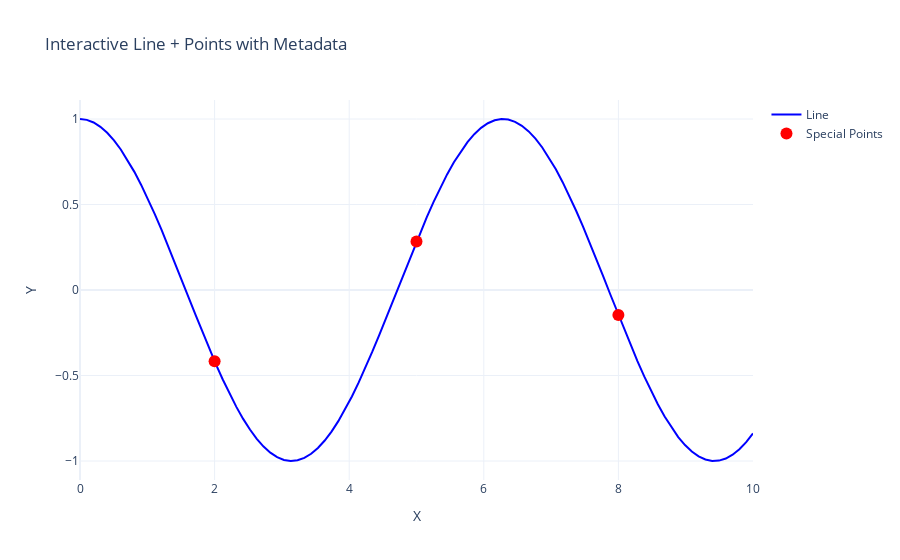

Notebook source saved alongside this figure:
### Code cell
# Use this for interactive spectrum visualizer
import plotly.graph_objects as go
import numpy as np

# Line data
x = np.linspace(0, 10, 100)
y = np.cos(x)

# Special points
special_x = [2, 5, 8]
special_y = np.cos(special_x)

# Arbitrary metadata for each point
ids = [101, 102, 103]
comments = ["First peak", "Zero crossing", "Trough"]

# Create figure
fig = go.Figure()

# Add line
fig.add_trace(go.Scatter(
    x=x, y=y,
    mode="lines",
    name="Line",
    line=dict(color="blue")
))

# Add special points with custom metadata in hover
fig.add_trace(go.Scatter(
    x=special_x, 
    y=special_y,
    mode="markers",
    name="Special Points",
    marker=dict(color="red", size=12, symbol="circle"),
    customdata=np.array([ids, comments]).T,  # attach arbitrary columns
    hovertemplate=(
        "x=%{x:.2f}<br>"
        "y=%{y:.2f}<br>"
        "ID=%{customdata[0]}<br>"
        "Note=%{customdata[1]}<extra></extra>"
    )
))

# Layout
fig.update_layout(
    title="Interactive Line + Points with Metadata",
    xaxis_title="X",
    yaxis_title="Y",
    template="plotly_white"
)

fig.show()

### Figure 1 — Plotly figure (JSON) as saved in the notebook; plotly's stock layout.template omitted (floating-point values rounded to 4 significant figures)
{"data": [{"line": {"color": "blue"}, "mode": "lines", "name": "Line", "type": "scatter", "x": [0, 0.101, 0.202, 0.303, 0.404, 0.5051, 0.6061, 0.7071, 0.8081, 0.9091, 1.01, 1.111, 1.212, 1.313, 1.414, 1.515, 1.616, 1.717, 1.818, 1.919, 2.02, 2.121, 2.222, 2.323, 2.424, 2.525, 2.626, 2.727, 2.828, 2.929, 3.03, 3.131, 3.232, 3.333, 3.434, 3.535, 3.636, 3.737, 3.838, 3.939, 4.04, 4.141, 4.242, 4.343, 4.444, 4.545, 4.646, 4.747, 4.848, 4.949, 5.051, 5.152, 5.253, 5.354, 5.455, 5.556, 5.657, 5.758, 5.859, 5.96, 6.061, 6.162, 6.263, 6.364, 6.465, 6.566, 6.667, 6.768, 6.869, 6.97, 7.071, 7.172, 7.273, 7.374, 7.475, 7.576, 7.677, 7.778, 7.879, 7.98, 8.081, 8.182, 8.283, 8.384, 8.485, 8.586, 8.687, 8.788, 8.889, 8.99, 9.091, 9.192, 9.293, 9.394, 9.495, 9.596, 9.697, 9.798, 9.899, 10], "y": [1, 0.9949, 0.9797, 0.9544, 0.9195, 0.8752, 0.8219, 0.7603, 0.6909, 0.6145, 0.5318, 0.4437, 0.351, 0.2548, 0.156, 0.05562, -0.04535, -0.1459, -0.2449, -0.3414, -0.4344, -0.523, -0.6063, -0.6834, -0.7536, -0.816, -0.8701, -0.9154, -0.9513, -0.9775, -0.9938, -0.9999, -0.9959, -0.9817, -0.9575, -0.9235, -0.8801, -0.8277, -0.7669, -0.6983, -0.6225, -0.5405, -0.4529, -0.3606, -0.2647, -0.1662, -0.06588, 0.03508, 0.1357, 0.2349, 0.3317, 0.4251, 0.5143, 0.5981, 0.6759, 0.7468, 0.81, 0.865, 0.9112, 0.9481, 0.9753, 0.9926, 0.9998, 0.9968, 0.9836, 0.9604, 0.9274, 0.8849, 0.8334, 0.7735, 0.7056, 0.6306, 0.5491, 0.462, 0.3702, 0.2746, 0.1763, 0.07613, -0.0248, -0.1255, -0.2249, -0.322, -0.4158, -0.5054, -0.5898, -0.6683, -0.7399, -0.8039, -0.8598, -0.9069, -0.9448, -0.973, -0.9913, -0.9995, -0.9975, -0.9854, -0.9632, -0.9312, -0.8897, -0.8391]}, {"customdata": [["101", "First peak"], ["102", "Zero crossing"], ["103", "Trough"]], "hovertemplate": "x=%{x:.2f}<br>y=%{y:.2f}<br>ID=%{customdata[0]}<br>Note=%{customdata[1]}<extra></extra>", "marker": {"color": "red", "size": 12, "symbol": "circle"}, "mode": "markers", "name": "Special Points", "type": "scatter", "x": [2, 5, 8], "y": [-0.4161, 0.2837, -0.1455]}], "layout": {"title": {"text": "Interactive Line + Points with Metadata"}, "xaxis": {"title": {"text": "X"}}, "yaxis": {"title": {"text": "Y"}}}}
